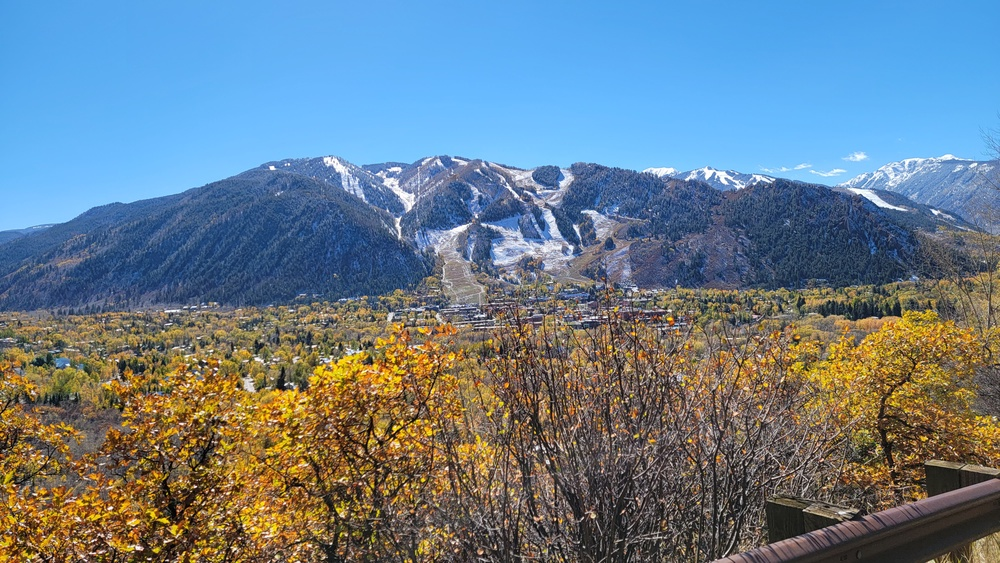
#> input picture ImageDeepFryer/20211015_131435.jpg, 1000 x 563 px, shrunk from 4000 x 2252 before the run
$ python deepfryer.py
#> lines starting #> are read from the running program, lines starting #| are printed output that depends on the picture
import cv2
import numpy as np
import random

image = cv2.imread("20211015_131435.jpg")
#> image is the input picture: shape (563, 1000, 3); mean B, G, R 138.6, 124.6, 105.3

height, width, channels = image.shape
#> height = 563; width = 1000; channels = 3

def createNoise():

    counter = 1

    saturation_level = random.randint(0, 256)

    # Convert the image to the HSV color space
    image_hsv = cv2.cvtColor(image, cv2.COLOR_BGR2HSV)

    # Increase the saturation of the image
    image_hsv[:,:,1] = cv2.add(image_hsv[:,:,1], saturation_level)

    # Clip the saturation to the maximum value (255)
    image_hsv[:,:,1] = np.clip(image_hsv[:,:,1], 0, 255)

    # Convert the image back to the BGR color space
    image_deep_fried = cv2.cvtColor(image_hsv, cv2.COLOR_HSV2BGR)

    # Setting the size of the window
    kernel_size = (3, 3)

    if kernel_size[0] > width or kernel_size[1] > height:
        kernel_size = (min(kernel_size[0], width), min(kernel_size[1], height))

    # Apply a Gaussian blur to the image
    image_deep_fried = cv2.GaussianBlur(image_deep_fried, kernel_size, 0)

    # Choose a random amount of contrast
    contrast_level = random.uniform(1.0, 2.0)

    # Increase the contrast of the image
    image_deep_fried = cv2.addWeighted(image_deep_fried, contrast_level, np.zeros(image.shape, dtype=image.dtype), 0, 0)

    # Save the deep fried image
    cv2.imwrite(f'20211015_131435_deepfriedV{int(counter)}.jpg', image_deep_fried)

    counter =+counter

if __name__ == '__main__':
    counter = 5
    for i in range(counter):
        createNoise()
#> this loop made 5 passes
#> pass 1, in createNoise, `image_deep_fried = cv2.cvtColor(image_hsv, cv2.COLOR_HSV2BGR)`:
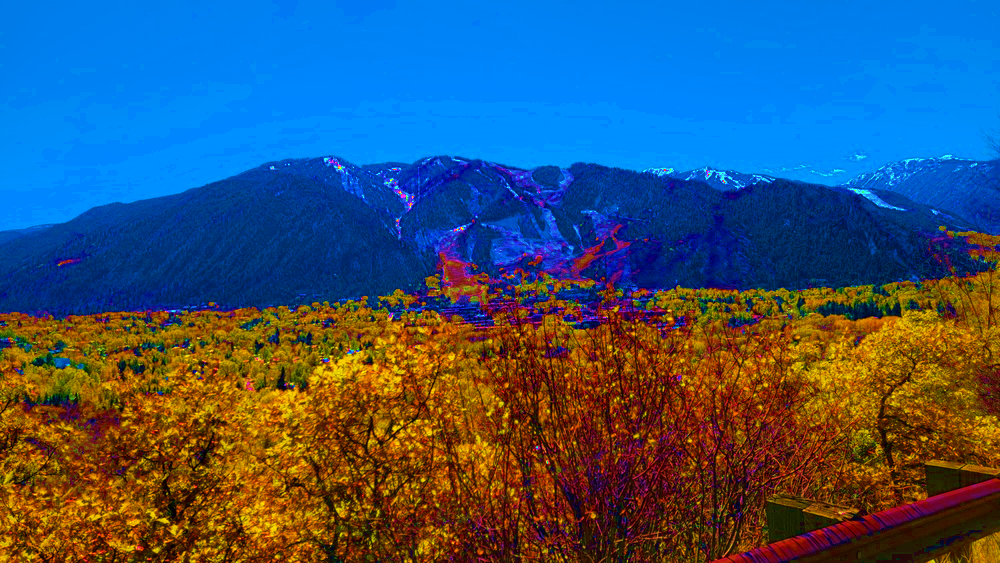
#> image_deep_fried: shape (563, 1000, 3); mean B, G, R 109.7, 83.6, 57.5
#> pass 1, in createNoise, `image_deep_fried = cv2.addWeighted(image_deep_fried, contrast_level, n..`:
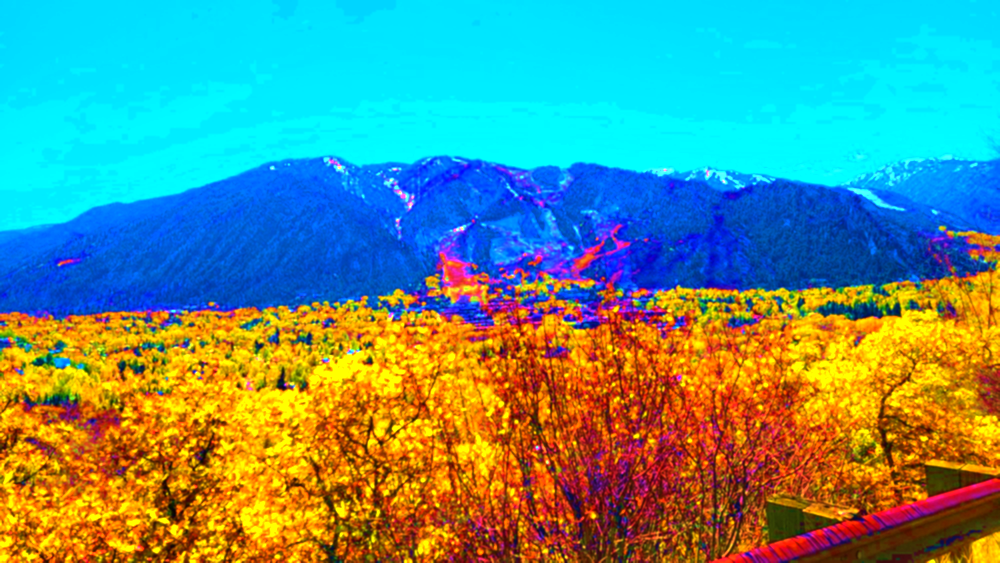
#> image_deep_fried: shape (563, 1000, 3); mean B, G, R 132.5, 146.4, 93.8

$ run again, with ImageDeepFryer/Mountain.jpg copied over ImageDeepFryer/20211015_131435.jpg
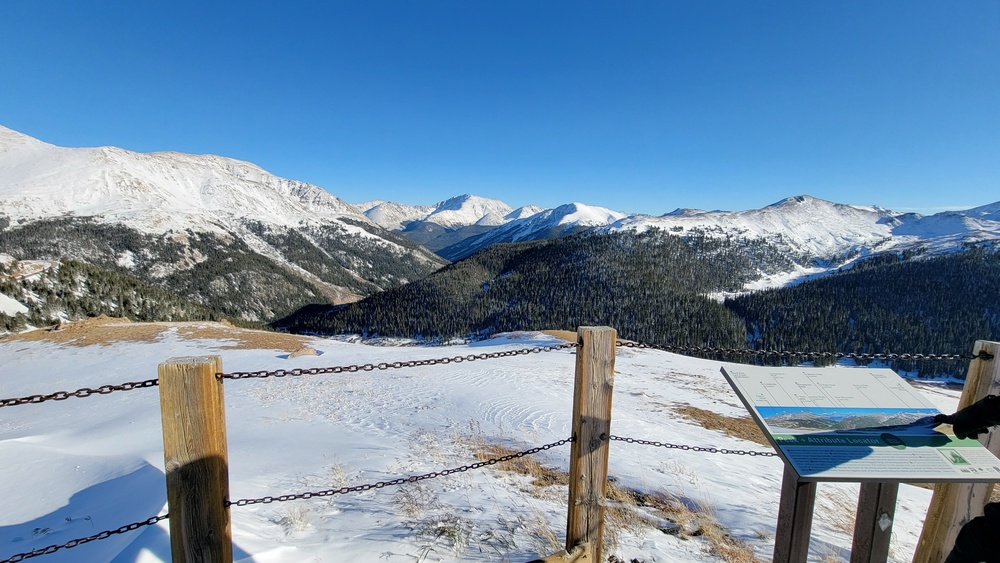
#> input picture ImageDeepFryer/Mountain.jpg, 1000 x 563 px, shrunk from 4000 x 2252 before the run
#> image is the input picture: shape (563, 1000, 3); mean B, G, R 166.1, 139.8, 111.4
#> the loop `for i in range(counter):` made 5 passes
#> pass 1, in createNoise, `image_deep_fried = cv2.cvtColor(image_hsv, cv2.COLOR_HSV2BGR)`:
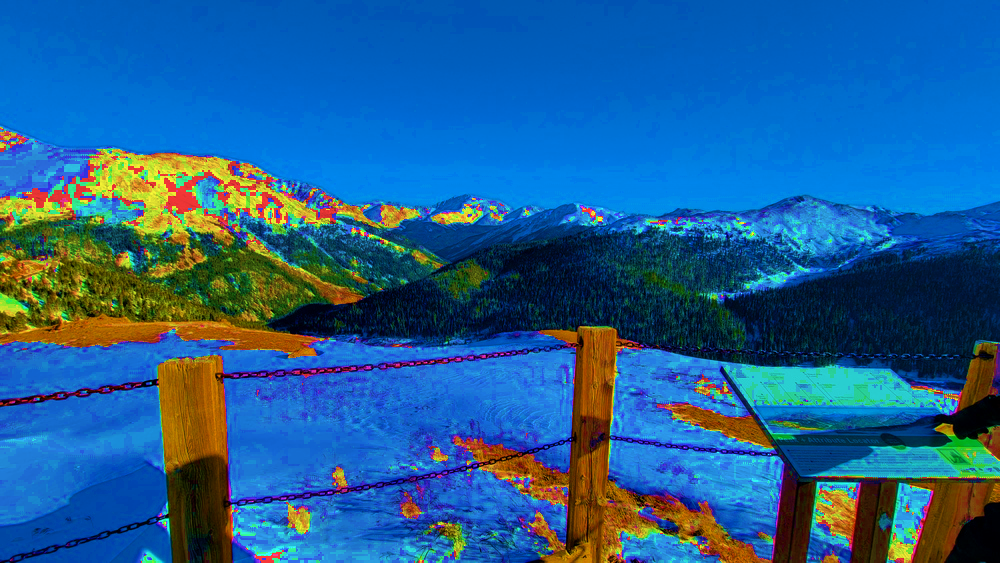
#> image_deep_fried: shape (563, 1000, 3); mean B, G, R 146.4, 95.2, 33.1
#> pass 1, in createNoise, `image_deep_fried = cv2.addWeighted(image_deep_fried, contrast_level, n..`:
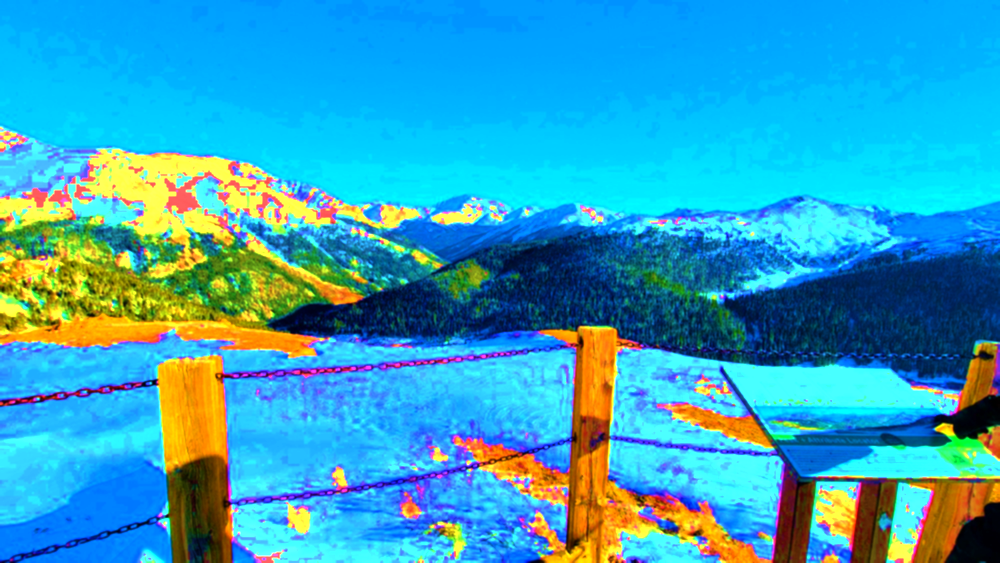
#> image_deep_fried: shape (563, 1000, 3); mean B, G, R 191.7, 161.7, 53.1

$ run again, with ImageDeepFryer/Tree.jpg copied over ImageDeepFryer/20211015_131435.jpg
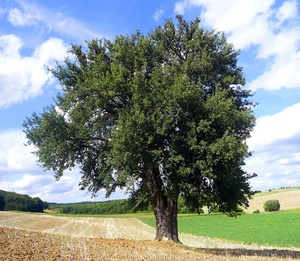
#> input picture ImageDeepFryer/Tree.jpg, 300 x 261 px, shrunk from 1200 x 1043 before the run
#> image is the input picture: shape (261, 300, 3); mean B, G, R 141.2, 145.8, 135.4
#> the loop `for i in range(counter):` made 5 passes
#> pass 1, in createNoise, `image_deep_fried = cv2.GaussianBlur(image_deep_fried, kernel_size, 0)`:
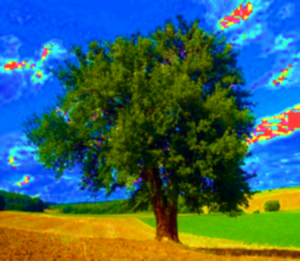
#> image_deep_fried: shape (261, 300, 3); mean B, G, R 97.8, 100.6, 59.5
#> pass 1, in createNoise, `image_deep_fried = cv2.addWeighted(image_deep_fried, contrast_level, n..`:
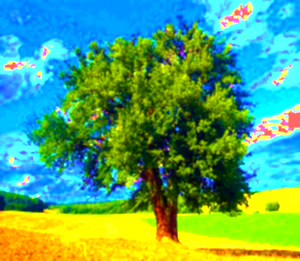
#> image_deep_fried: shape (261, 300, 3); mean B, G, R 110.1, 165, 88

$ run again, with ImageDeepFryer/deep_fried_image.jpg copied over ImageDeepFryer/20211015_131435.jpg
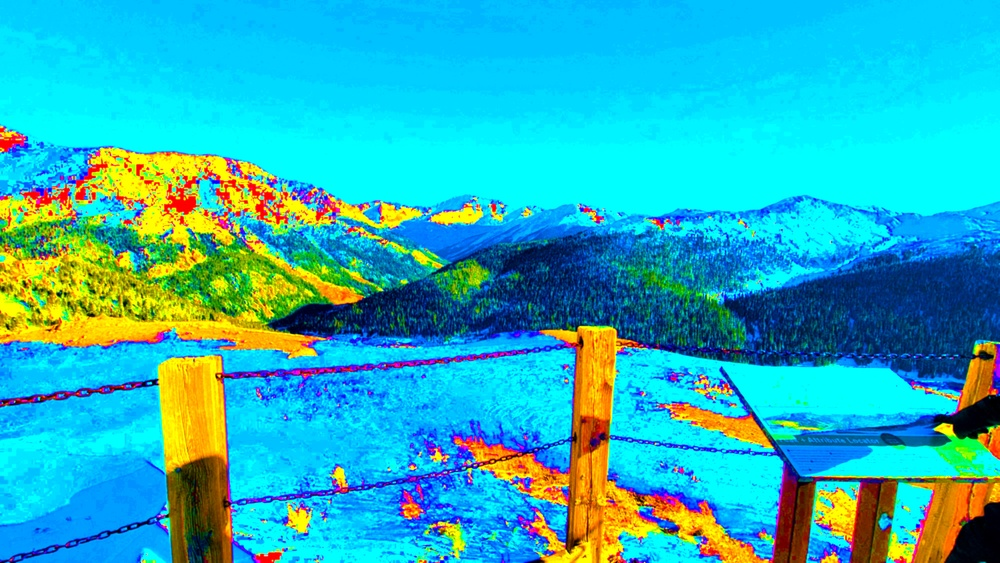
#> input picture ImageDeepFryer/deep_fried_image.jpg, 1000 x 563 px, shrunk from 4000 x 2252 before the run
#> image is the input picture: shape (563, 1000, 3); mean B, G, R 188.3, 178.3, 41.1
#> the loop `for i in range(counter):` made 5 passes
#> pass 1, in createNoise, `image_deep_fried = cv2.cvtColor(image_hsv, cv2.COLOR_HSV2BGR)`:
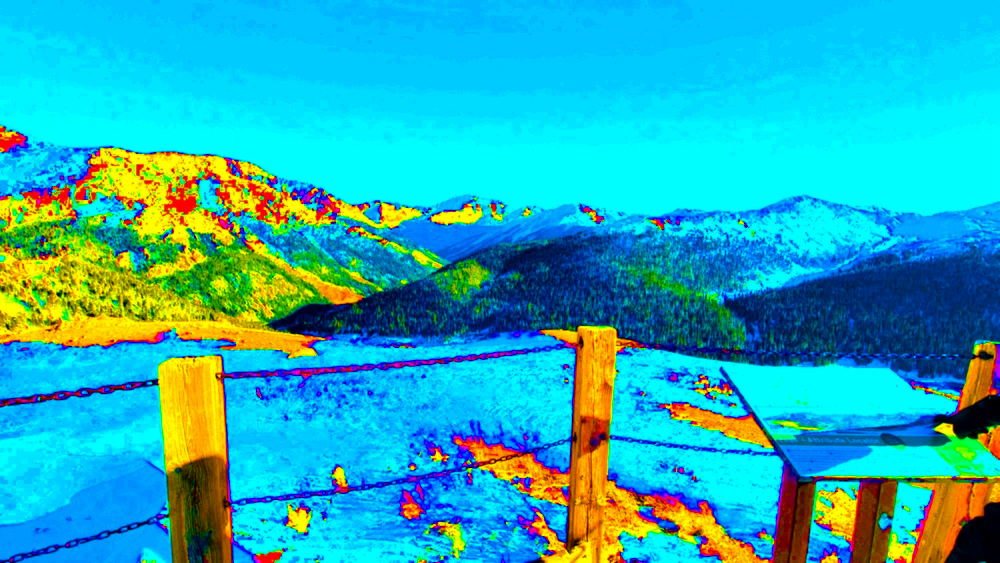
#> image_deep_fried: shape (563, 1000, 3); mean B, G, R 184.6, 175.1, 36
#> pass 1, in createNoise, `image_deep_fried = cv2.addWeighted(image_deep_fried, contrast_level, n..`:
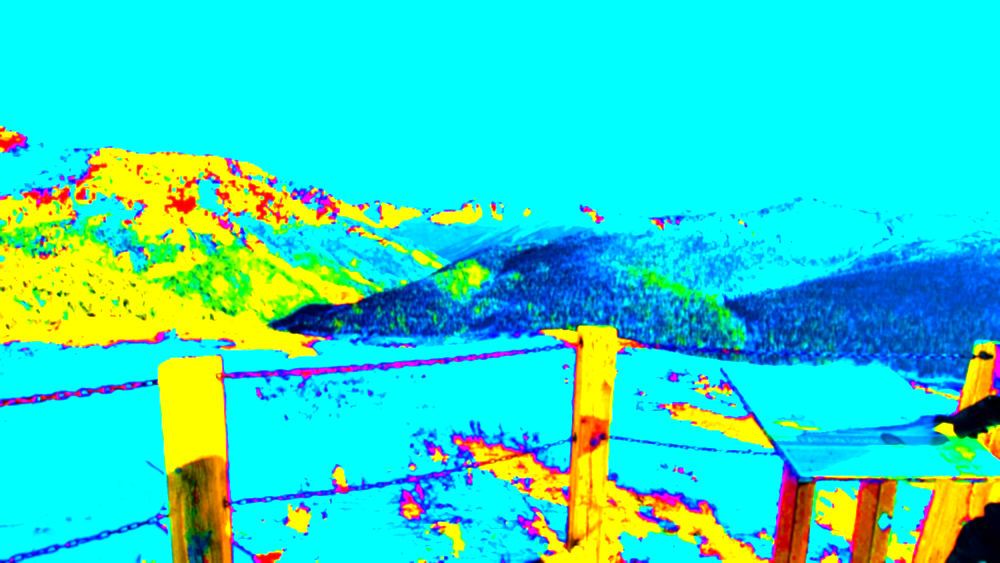
#> image_deep_fried: shape (563, 1000, 3); mean B, G, R 200.4, 219.8, 44.4
